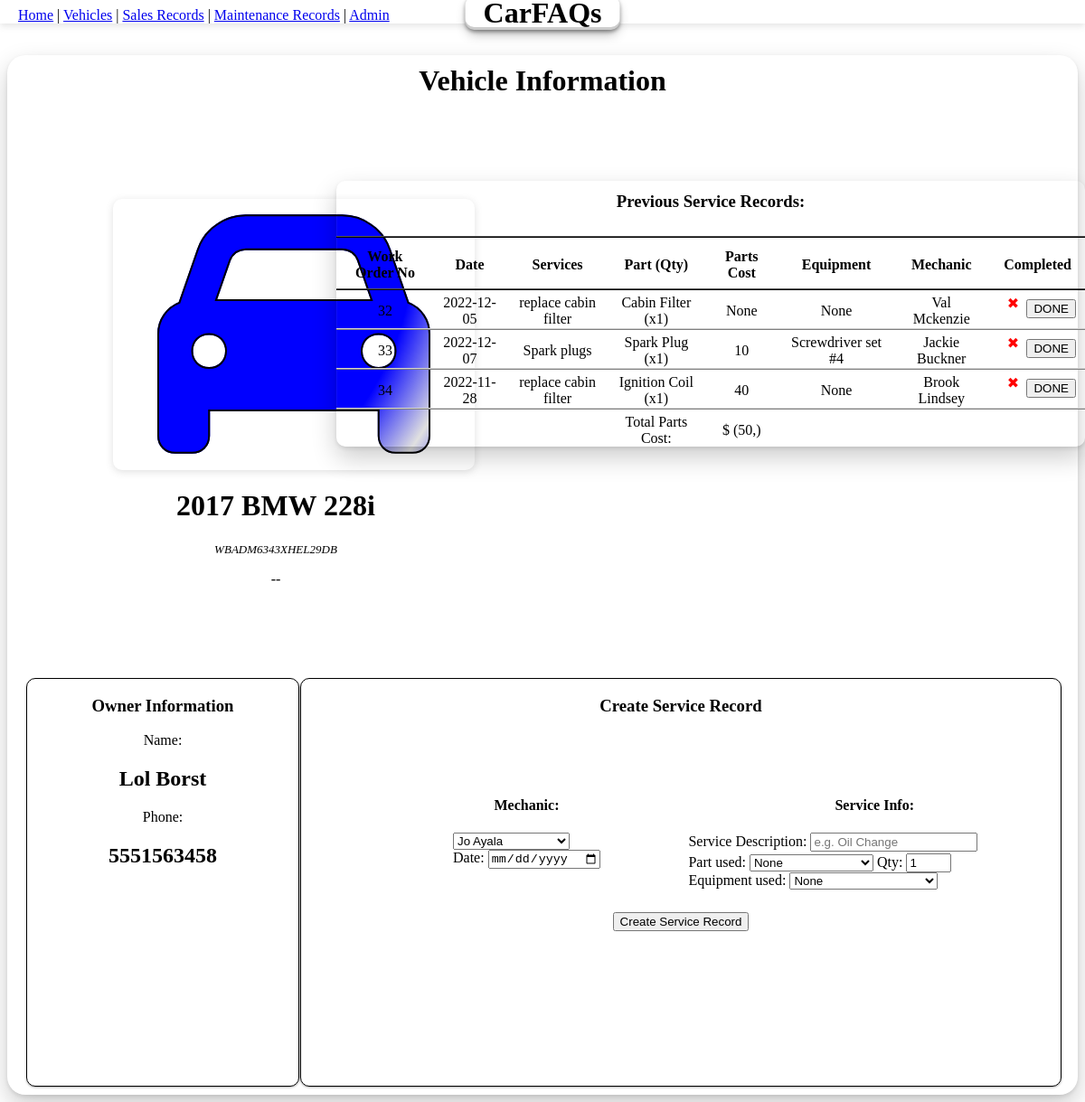
Before: /cars/WBADM6343XHEL29DB/0 with the older database file.
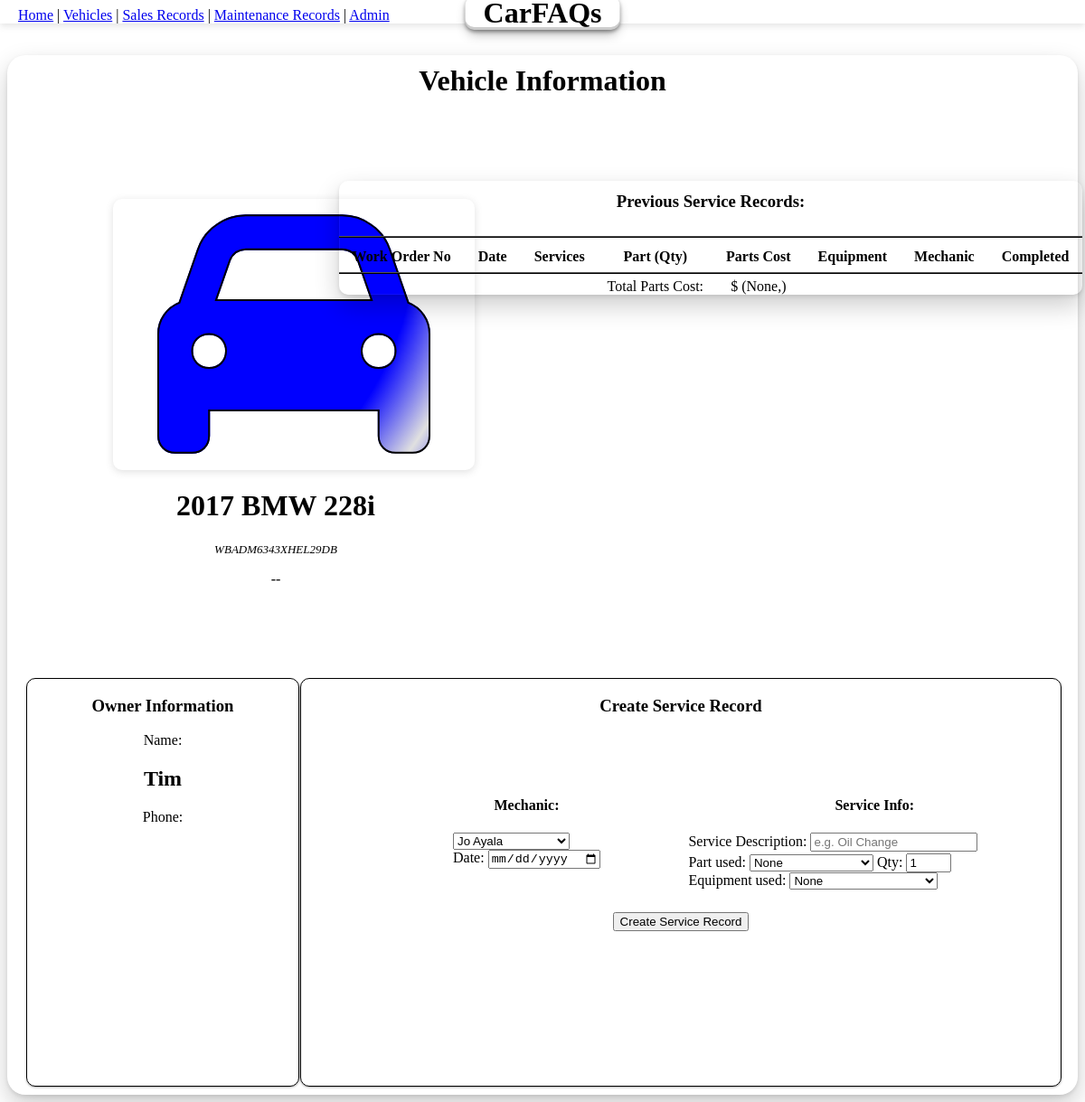
After: the same page with the newer database file.
### app.py (models this page shows)
class Service(db.Model):
    sv_workOrderNo = db.Column(db.Integer, primary_key = True)
    sv_serviceType = db.Column(db.String, unique = False)
    sv_date = db.Column(db.String, unique = False)
    sv_VIN = db.Column(db.String, unique = False)
    sv_partKey = db.Column(db.Integer, unique = False)
    sv_equipmentKey = db.Column(db.Integer, unique = False)
    sv_cID = db.Column(db.Integer, unique = False)
    sv_mID = db.Column(db.Integer, unique = False)
    sv_partCost = db.Column(db.Integer, unique = False)
    sv_partQty = db.Column(db.Integer, unique = False)
    sv_completed = db.Column(db.Boolean, unique = False)

class Part(db.Model):
    p_partKey = db.Column(db.Integer, primary_key = True)
    p_partName = db.Column(db.String, unique = False)
    p_isOEM = db.Column(db.Boolean, unique = False)
    p_partCost = db.Column(db.Float, unique = False)

class Mechanic(db.Model):
    m_ID = db.Column(db.Integer, primary_key = True)
    m_name = db.Column(db.String, unique = False)
    m_position = db.Column(db.String, unique = False)

class Equipment(db.Model):
    e_equipmentKey = db.Column(db.Integer, primary_key = True)
    e_name = db.Column(db.String, unique = False)
    e_comment = db.Column(db.String, unique = False)

class Customer(db.Model):
    c_ID = db.Column(db.Integer, primary_key = True)
    c_name = db.Column(db.String, unique = False)
    c_phone = db.Column(db.String, unique = False)

### app.py (the view, shortened to what this page needs)
@app.route('/cars/<string:vin>/<int:button>', methods = ['GET', 'POST'])  #Link to individually selected vehicle by VIN
def thisCar(vin,button):
    if request.form.get('action0') == 'DONE':
        workNo = request.form.get("workNo")
        workOrder = Service.query.filter_by(sv_workOrderNo=workNo).first()
        workOrder.sv_completed = True
        db.session.commit()
    x=True
    car = Vehicle.query.filter_by(v_VIN=vin).first()
    salesperson = Salesperson.query.all()
    mechanic = Mechanic.query.all()
    part = Part.query.all()
    equipment = Equipment.query.all()
    serviceRecords = (Service.query.filter_by(sv_VIN=vin)
                                    .outerjoin(Mechanic, Mechanic.m_ID==Service.sv_mID)
                                    .outerjoin(Part, Part.p_partKey==Service.sv_partKey)
                                    .outerjoin(Equipment, Equipment.e_equipmentKey==Service.sv_equipmentKey)
                                    .add_columns(Service.sv_workOrderNo,Service.sv_date,Service.sv_serviceType,Service.sv_equipmentKey,
                                                 Service.sv_partQty,Service.sv_completed,Service.sv_partKey,Service.sv_partCost,
                                                 Mechanic.m_name, Part.p_partName, Equipment.e_name)
                                    .all())
    sum = Service.query.with_entities(func.sum(Service.sv_partCost)).filter_by(sv_VIN=vin).first()
    if (bool(Sales.query.filter_by(s_VIN=vin).first())):
        print("Sales Record Exists")
        sales = Sales.query.filter_by(s_VIN=vin).first()
        x = False
        owner = Customer.query.filter_by(c_ID=sales.s_cID).first()
    elif(bool(Service.query.filter_by(sv_VIN=vin).first())):
        service = Service.query.filter_by(sv_VIN=vin).first()
        print("\n\n\t\tsvCID",service.sv_cID)
        print("Service Record Exists")
        x = False
        owner = Customer.query.filter_by(c_ID=service.sv_cID).first()
    elif(bool(CarOwner.query.filter_by(co_VIN=vin).first())):
        x = False
        cowner = CarOwner.query.filter_by(co_VIN=vin).first()
        owner = Customer.query.filter_by(c_ID=cowner.co_cID).first()
        print("in else",owner.c_name)
    else:
        owner = Customer.query.first()
    return render_template('selectedcar.html', thisCar=car, sper=salesperson, mech=mechanic,
                                                carForSale=x, owner=owner, service=serviceRecords,
                                                part=part, equip=equipment, sum=sum)

### templates/selectedcar.html (shortened to what the changed rows need)
<html>
    <link rel="stylesheet" href="{{ url_for('static', filename='css/login.css') }}">
    <div class = "transbox">
    <head>
        <div class="headerbar">
            <div class="headerbar-Links">
                <div class="headerbar-Title">
                    <h1 class="title">CarFAQs</h1>
                </div>
            </div>
        </div>
    </head>
    <body>
        <div class="carbox">
            <h1 class="pagetitle">Vehicle Information</h1>
        <div class="carinfobox">
                <h2><i id='car' class='fas fa-car' style='font-size:300px;
                    background:radial-gradient(circle farthest-corner at 0px 40px,{{thisCar.v_color}} 70%, #0000001f, {{thisCar.v_color}});
                                                        -webkit-background-clip: text;'></i></h2>
                <h1>{{thisCar.v_year}} {{thisCar.v_make}} {{thisCar.v_model}}</h1>
            </div>
            <div class="carrecordbox">
                <table class="serviceTable">
                    <tr>
                        <th colspan="8"><h3>Previous Service Records:</h3></th>
                    </tr>
                    <tr>
                        <th>Work Order No</th>
                        <th>Date</th>
                        <th>Services</th>
                        <th>Part (Qty)</th>
                        <th>Parts Cost</th>
                        <th>Equipment</th>
                        <th>Mechanic</th>
                        <th>Completed</th>
                    </tr>
                    {% for serv in service %}
                    <tr>
                        <td>{{ serv.sv_workOrderNo }}</td>
                        <td>{{ serv.sv_date }}</td>
                        <td>{{ serv.sv_serviceType }}</td>
                        <td>{{ serv.p_partName }} (x{{ serv.sv_partQty }})</td>
                        <td>{{ serv.sv_partCost }}</td>
                        <td>{{ serv.e_name }}</td>
                        <td>{{ serv.m_name }}</td>
                        <td>{% if serv.sv_completed is sameas True%}
                            <p style="color:green;">&#10004;</p>
                            {% else %}
                            <p style="color:red;display:inline;">&#10006;</p>
                                                                <form class="complete" method="POST" action="/cars/{{thisCar.v_VIN}}/0">
                                                                    <input type="submit" value="DONE" name="action0"/>
                                                                </form>
                            {% endif %}</td>
                    </tr>
                    {% endfor %}
                    <tr>
                        <td></td>
                        <td></td>
                        <td></td>
                        <td>Total Parts Cost:</td>
                        <td>$ {{sum}}</td>
                        <td></td>
                        <td></td>
                        <td></td>
                    </tr>
                </table>
            </div>
            <div class="float-container">
               {% if carForSale==True %}
                <div class="salesbox">
                    <h3>Create Invoice</h3>
                    <form method="POST" action="/cars/{{thisCar.v_VIN}}/1">
                        Salesperson:
                        <br>
                        <select name="sper"
                            {% for person in sper %}
                            <option value="{{person.sp_ID}}">{{person.sp_name}}</option>
                            {% endfor %}
                        </select>
                        <br>
                        <label for="date">Date:</label>
                        <input type="date" value="<?php echo $today; ?>" id="date" name="date">
                        <br><br>
                        Customer Info:
                        <br>
                        <input type="text" name="custName" onfocus="this.value=''" placeholder="Customer Name">
                        <br>
                        <input type="text" name="custNo" onfocus="this.value=''" placeholder="Customer Phone">
                        <br><br>
                        Total Sale Price:
                        <br>
                        <input type="text" name="totalPrice" onfocus="this.value=''" placeholder="Total" style="max-width:75px;">
                        <br><br>
                        <input type="submit" value="Create Invoice">
                    </form>
                </div>
                {% else %}
                <div class="salesbox">
                    <h3>Owner Information</h3>
                    <form method="GET" action="/cars/{{thisCar.v_VIN}}/0">
                        Name:
                        <br>
                        <h2>{{owner.c_name}}</h2>
                        Phone:
                        <br>
                        <h2>{{owner.c_phone}}</h2>
                    </form>
                </div>
                {% endif %}
            </div>
        </div>
    </div>
    </body>
</html>

Changed rows visible on the page:
no longer on this page (row edited): Service: sv_workOrderNo "32", sv_date "2022-12-05", sv_serviceType "replace cabin filter", p_partName "Cabin Filter", sv_partQty "1", sv_partCost "None", e_name "None", m_name "Val Mckenzie"
no longer on this page (row edited): Service: sv_workOrderNo "33", sv_date "2022-12-07", sv_serviceType "Spark plugs", p_partName "Spark Plug", sv_partQty "1", sv_partCost "10", e_name "Screwdriver set #4", m_name "Jackie Buckner"
removed Service: sv_workOrderNo "34", sv_date "2022-11-28", sv_serviceType "replace cabin filter", p_partName "Ignition Coil", sv_partQty "1", sv_partCost "40", e_name "None", m_name "Brook Lindsey"
no longer on this page (row edited): Customer: c_name "Lol Borst", c_phone "5551563458"
now on this page (row edited): Customer: c_name "Tim"
Other visible differences:
{{ sum }}: "(50,)" → "(None,)"
